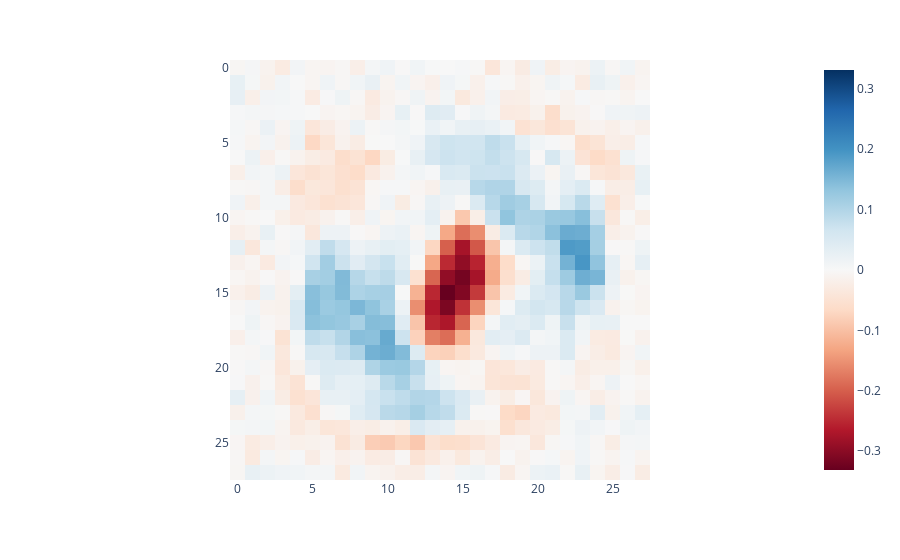

The cell this chart's notebook holds for it:
### Code cell
px.imshow(b[:, 0].view(-1, 28).cpu(), color_continuous_midpoint=0, color_continuous_scale="RdBu")

### Figure 1 — Plotly figure (JSON) as saved in the notebook; plotly's stock layout.template omitted (floating-point values rounded to 4 significant figures; data arrays with more than 128 entries replaced by an {"elided": "..."} marker saying what was removed)
{"data": [{"coloraxis": "coloraxis", "hovertemplate": "x: %{x}<br>y: %{y}<br>color: %{z}<extra></extra>", "name": "0", "type": "heatmap", "xaxis": "x", "yaxis": "y", "z": {"elided": "28x28 float values"}}], "layout": {"coloraxis": {"cmid": 0, "colorscale": [[0, "rgb(103,0,31)"], [0.1, "rgb(178,24,43)"], [0.2, "rgb(214,96,77)"], [0.3, "rgb(244,165,130)"], [0.4, "rgb(253,219,199)"], [0.5, "rgb(247,247,247)"], [0.6, "rgb(209,229,240)"], [0.7, "rgb(146,197,222)"], [0.8, "rgb(67,147,195)"], [0.9, "rgb(33,102,172)"], [1, "rgb(5,48,97)"]]}, "margin": {"t": 60}, "xaxis": {"anchor": "y", "constrain": "domain", "domain": [0, 1], "scaleanchor": "y"}, "yaxis": {"anchor": "x", "autorange": "reversed", "constrain": "domain", "domain": [0, 1]}}}
